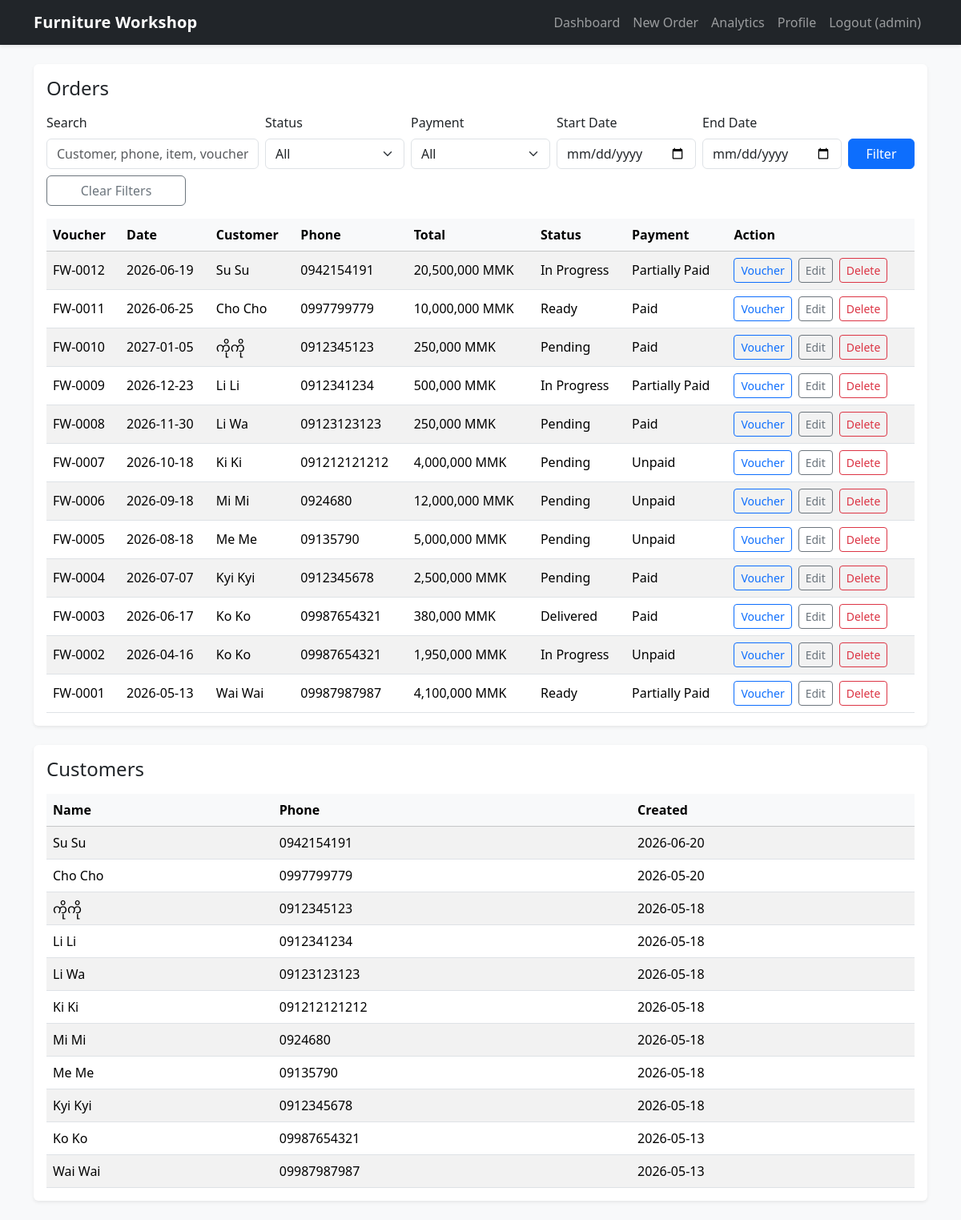
Page / (signed in) on the earlier database version.
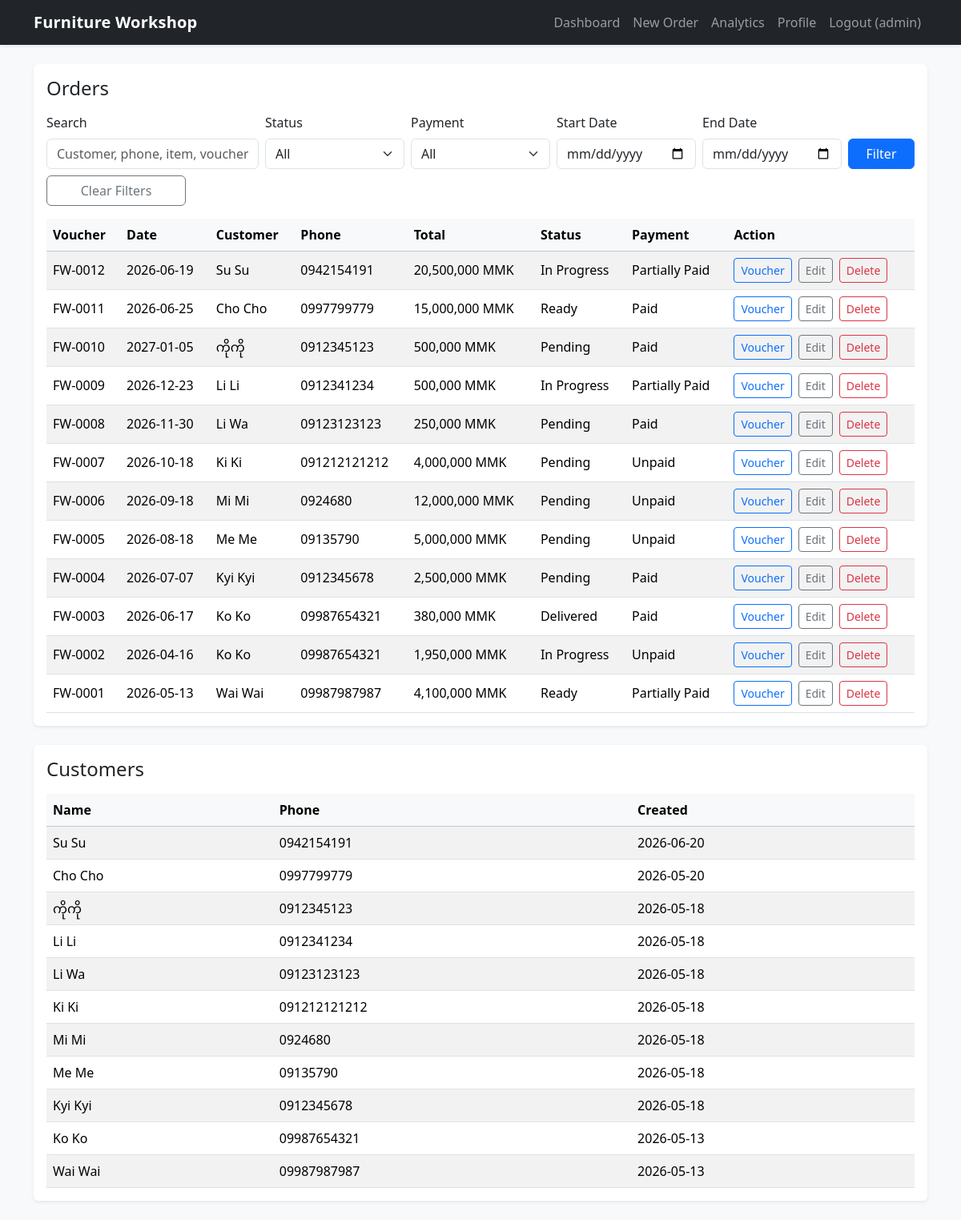
Same page on the later database version.
### tables this page shows
CREATE TABLE users (
            id INTEGER PRIMARY KEY AUTOINCREMENT,
            username TEXT NOT NULL UNIQUE,
            password_hash TEXT NOT NULL,
            created_at TEXT NOT NULL
        );

CREATE TABLE orders (
            id INTEGER PRIMARY KEY AUTOINCREMENT,
            user_id INTEGER NOT NULL,
            voucher_number TEXT NOT NULL,
            customer_id INTEGER NOT NULL,
            order_date TEXT NOT NULL,
            deposit REAL NOT NULL DEFAULT 0,
            total_amount REAL NOT NULL DEFAULT 0,
            balance REAL NOT NULL DEFAULT 0,
            status TEXT NOT NULL,
            payment_status TEXT NOT NULL,
            notes TEXT,
            created_at TEXT NOT NULL,
            FOREIGN KEY (user_id) REFERENCES users(id),
            FOREIGN KEY (customer_id) REFERENCES customers(id)
        );

CREATE TABLE customers (
            id INTEGER PRIMARY KEY AUTOINCREMENT,
            user_id INTEGER NOT NULL,
            name TEXT NOT NULL,
            phone_number TEXT NOT NULL,
            created_at TEXT NOT NULL,
            FOREIGN KEY (user_id) REFERENCES users(id),
            UNIQUE(user_id, phone_number)
        );

### app.py (the view)
@app.route("/")
@login_required
def index() -> str:
    init_db()
    db = get_db()
    user_id = int(current_user.id)
    search = request.args.get("search", "").strip()
    status = request.args.get("status", "All")
    payment = request.args.get("payment", "All")
    start_date = normalize_filter_date(request.args.get("start_date", ""))
    end_date = normalize_filter_date(request.args.get("end_date", ""))
    if status not in ["All", *STATUSES]:
        status = "All"
    if payment not in ["All", *PAYMENT_STATUSES]:
        payment = "All"
    conditions = ["o.user_id = ?"]
    params: list[Any] = [user_id]
    if search:
        conditions.append(
            "(o.voucher_number LIKE ? OR c.name LIKE ? OR c.phone_number LIKE ? OR EXISTS (SELECT 1 FROM order_items i WHERE i.order_id = o.id AND i.item_name LIKE ?))"
        )
        like = f"%{search}%"
        params.extend([like, like, like, like])
    if status != "All":
        conditions.append("o.status = ?")
        params.append(status)
    if payment != "All":
        conditions.append("o.payment_status = ?")
        params.append(payment)
    if start_date:
        conditions.append("o.order_date >= ?")
        params.append(start_date)
    if end_date:
        conditions.append("o.order_date <= ?")
        params.append(end_date)
    where_clause = f"WHERE {' AND '.join(conditions)}"
    orders = db.execute(
        f"""
        SELECT o.id, o.voucher_number, o.order_date, o.total_amount, o.status, o.payment_status,
               c.name AS customer_name, c.phone_number
        FROM orders o
        JOIN customers c ON c.id = o.customer_id
        {where_clause}
        ORDER BY o.created_at DESC
        """,
        params,
    ).fetchall()
    customers = db.execute(
        "SELECT id, name, phone_number, created_at FROM customers WHERE user_id = ? ORDER BY created_at DESC",
        (user_id,),
    ).fetchall()
    return render_template(
        "index.html",
        orders=orders,
        customers=customers,
        delete_form=DeleteForm(),
        statuses=STATUSES,
        payment_statuses=PAYMENT_STATUSES,
        filters={
            "search": search,
            "status": status,
            "payment": payment,
            "start_date": start_date,
            "end_date": end_date,
        },
    )

### forms.py
class DeleteForm(FlaskForm):
    pass

class LogoutForm(FlaskForm):
    pass

### app.py (called while the page is built, shortened)
@login_manager.user_loader
def load_user(user_id: str) -> User | None:
    db = get_db()
    row = db.execute(
        "SELECT id, username FROM users WHERE id = ?", (user_id,)
    ).fetchone()
    if not row:
        return None
    return User(id=int(row["id"]), username=row["username"])

def get_db() -> sqlite3.Connection:
    if "db" not in g:
        g.db = sqlite3.connect(DB_PATH)
        g.db.row_factory = sqlite3.Row
        g.db.execute("PRAGMA foreign_keys = ON")
    return g.db

@app.after_request
def add_security_headers(response: Any) -> Any:
    response.headers["X-Frame-Options"] = "DENY"
    response.headers["X-Content-Type-Options"] = "nosniff"
    response.headers["Referrer-Policy"] = "strict-origin-when-cross-origin"
    response.headers["Content-Security-Policy"] = (
        "default-src 'self'; "
        "script-src 'self' https://cdn.jsdelivr.net 'unsafe-inline'; "
        "style-src 'self' https://cdn.jsdelivr.net 'unsafe-inline'; "
        "img-src 'self' data:; "
        "font-src 'self' https://cdn.jsdelivr.net; "
        "connect-src 'self'; "
        "frame-ancestors 'none'; "
        "form-action 'self'; "
        "base-uri 'self'"
    )
    return response

def ensure_legacy_columns(db: sqlite3.Connection) -> None:
    order_cols = {
        row["name"] for row in db.execute("PRAGMA table_info(orders)").fetchall()
    }
    customer_cols = {
        row["name"] for row in db.execute("PRAGMA table_info(customers)").fetchall()
    }
    db.commit()

def normalize_filter_date(value: str) -> str:
    try:
        parsed = datetime.strptime(value.strip(), "%Y-%m-%d").date()
    except (AttributeError, ValueError):
        return ""
    return parsed.isoformat()

@app.context_processor
def inject_forms() -> dict[str, Any]:
    return {"logout_form": LogoutForm()}

### templates/index.html (shortened to what this page needs)
{% extends "base.html" %}
{% block content %}
<div class="card border-0 shadow-sm mb-4">
  <div class="card-body">
    <h2 class="h4 mb-3">Orders</h2>
    <form method="get" class="row g-2 align-items-end">
      <div class="col-12 col-md-6 col-lg-3">
        <label class="form-label">Search</label>
        <input class="form-control" name="search" value="{{ filters.search }}"
          placeholder="Customer, phone, item, voucher" />
      </div>
      <div class="col-6 col-md-3 col-lg-2">
        <label class="form-label">Status</label>
        <select class="form-select" name="status">
          <option>All</option>
        </select>
      </div>
      <div class="col-6 col-md-3 col-lg-2">
        <label class="form-label">Payment</label>
        <select class="form-select" name="payment">
          <option>All</option>
        </select>
      </div>
      <div class="col-6 col-md-3 col-lg-2">
        <label class="form-label">Start Date</label>
        <input class="form-control" type="date" name="start_date" value="{{ filters.start_date }}" />
      </div>
      <div class="col-6 col-md-3 col-lg-2">
        <label class="form-label">End Date</label>
        <input class="form-control" type="date" name="end_date" value="{{ filters.end_date }}" />
      </div>
      <div class="col-12 col-lg-1 d-grid">
        <button class="btn btn-primary" type="submit">Filter</button>
      </div>
      <div class="col-12 col-lg-2 d-grid">
        <a class="btn btn-outline-secondary" href="{{ url_for('index') }}">Clear Filters</a>
      </div>
    </form>
    <div class="table-responsive mt-3">
      <table class="table table-striped table-hover align-middle mb-0">
        <thead class="table-light">
          <tr>
            <th>Voucher</th>
            <th>Date</th>
            <th>Customer</th>
            <th>Phone</th>
            <th>Total</th>
            <th>Status</th>
            <th>Payment</th>
            <th>Action</th>
          </tr>
        </thead>
        <tbody>
          {% for o in orders %}
          <tr>
            <td>{{ o.voucher_number }}</td>
            <td>{{ o.order_date[:10] }}</td>
            <td>{{ o.customer_name }}</td>
            <td>{{ o.phone_number }}</td>
            <td>{{ "{:,.0f}".format(o.total_amount) }} MMK</td>
            <td>{{ o.status }}</td>
            <td>{{ o.payment_status }}</td>
            <td>
              <div class="d-flex flex-wrap gap-2">
                <a class="btn btn-sm btn-outline-primary" href="{{ url_for('voucher', order_id=o.id) }}">Voucher</a>
                <a class="btn btn-sm btn-outline-secondary" href="{{ url_for('edit_order', order_id=o.id) }}">Edit</a>
                <form method="post" action="{{ url_for('delete_order', order_id=o.id) }}"
                  onsubmit="return confirm('Delete this order?')">
                  <button type="submit" class="btn btn-sm btn-outline-danger">Delete</button>
                </form>
              </div>
            </td>
          </tr>
          {% else %}
          <tr>
            <td colspan="8" class="text-center py-4">No orders found.</td>
          </tr>
          {% endfor %}
        </tbody>
      </table>
    </div>
  </div>
</div>
<div class="card border-0 shadow-sm">
  <div class="card-body">
    <h2 class="h4 mb-3">Customers</h2>
    <div class="table-responsive">
      <table class="table table-striped mb-0">
        <thead class="table-light">
          <tr>
            <th>Name</th>
            <th>Phone</th>
            <th>Created</th>
          </tr>
        </thead>
        <tbody>
          {% for c in customers %}
          <tr>
            <td>{{ c.name }}</td>
            <td>{{ c.phone_number }}</td>
            <td>{{ c.created_at[:10] }}</td>
          </tr>
          {% else %}
          <tr>
            <td colspan="3" class="text-center py-4">No customers yet.</td>
          </tr>
          {% endfor %}
        </tbody>
      </table>
    </div>
  </div>
</div>
{% endblock %}

### templates/base.html (shortened to what this page needs)
<!doctype html>
<html lang="en">
<head>
  <link href="https://cdn.jsdelivr.net/npm/bootstrap@5.3.3/dist/css/bootstrap.min.css" rel="stylesheet">
  <link rel="stylesheet" href="{{ url_for('static', filename='styles.css') }}" />
</head>
<body class="bg-light">
  <nav class="navbar navbar-expand-lg navbar-dark bg-dark shadow-sm">
    <div class="container">
      <a class="navbar-brand fw-semibold" href="{{ url_for('index') }}">Furniture Workshop</a>
      <div class="collapse navbar-collapse" id="mainNav">
        <ul class="navbar-nav ms-auto mb-2 mb-lg-0">
          {% if current_user.is_authenticated %}
          <li class="nav-item"><a class="nav-link" href="{{ url_for('index') }}">Dashboard</a></li>
          <li class="nav-item"><a class="nav-link" href="{{ url_for('new_order') }}">New Order</a></li>
          <li class="nav-item"><a class="nav-link" href="{{ url_for('analytics') }}">Analytics</a></li>
          <li class="nav-item"><a class="nav-link" href="{{ url_for('profile') }}">Profile</a></li>
          <li class="nav-item">
            <form method="post" action="{{ url_for('logout') }}" class="d-flex">
              <button type="submit" class="nav-link btn btn-link text-decoration-none">Logout ({{ current_user.username }})</button>
            </form>
          </li>
          {% else %}
          <li class="nav-item"><a class="nav-link" href="{{ url_for('login') }}">Login</a></li>
          <li class="nav-item"><a class="nav-link" href="{{ url_for('register') }}">Register</a></li>
          {% endif %}
        </ul>
      </div>
    </div>
  </nav>
  <main class="container py-4">
    {% block content %}{% endblock %}
  </main>
</body>
</html>

### static/styles.css (style rules this page uses)
body { min-height: 100vh; }
.navbar-brand { letter-spacing: 0.2px; }

Differences in the rows shown:
changed orders "FW-0011": total_amount "10,000,000" → "15,000,000"
changed orders "FW-0010": total_amount "250,000" → "500,000"
